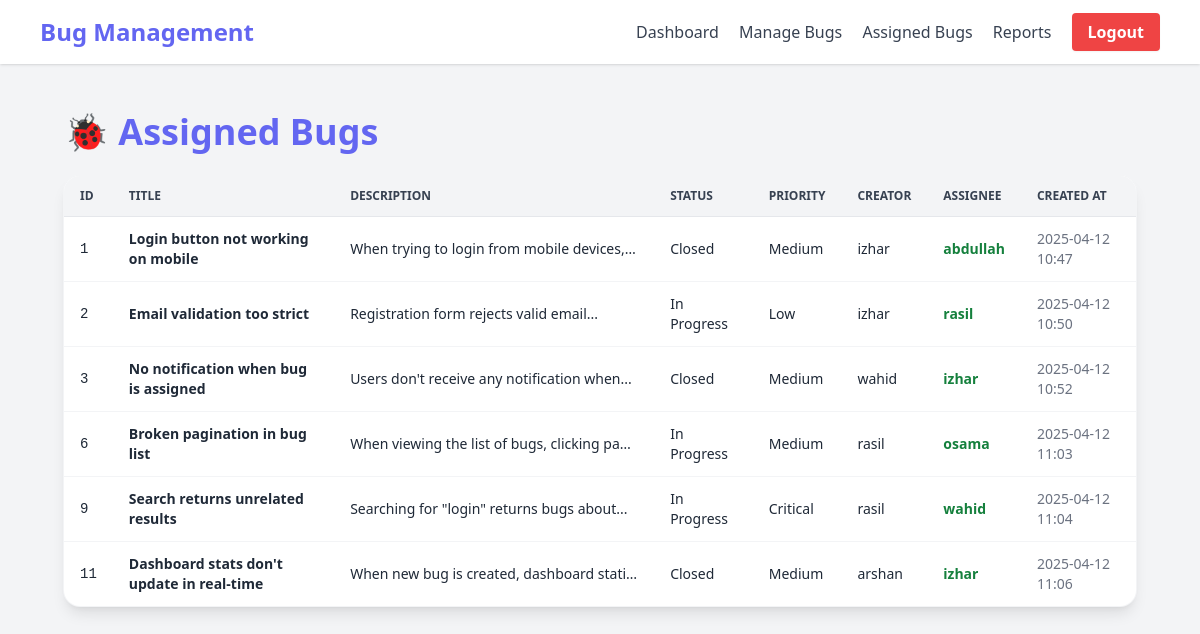
Page /admin/assigned_bugs (signed in) on the committed database.
### app.py (models this page shows, shortened)
class Bug(db.Model):
    id = db.Column(db.Integer, primary_key=True)
    title = db.Column(db.String(100), nullable=False)
    description = db.Column(db.Text, nullable=False)
    status = db.Column(db.String(20), default='Open')
    priority = db.Column(db.String(20), default='Medium')
    created_at = db.Column(db.DateTime, default=datetime.utcnow)
    updated_at = db.Column(db.DateTime, default=datetime.utcnow, onupdate=datetime.utcnow)
    creator_id = db.Column(db.Integer, db.ForeignKey('user.id'), nullable=False)
    assignee_id = db.Column(db.Integer, db.ForeignKey('user.id'))

class User(UserMixin, db.Model):
    id = db.Column(db.Integer, primary_key=True)
    username = db.Column(db.String(80), unique=True, nullable=False)
    email = db.Column(db.String(120), unique=True, nullable=False)
    password_hash = db.Column(db.String(128))
    is_admin = db.Column(db.Boolean, default=False)
    bugs_created = db.relationship('Bug', backref='creator', lazy=True, foreign_keys='Bug.creator_id')
    bugs_assigned = db.relationship('Bug', backref='assignee', lazy=True, foreign_keys='Bug.assignee_id')

### app.py (the view)
@app.route('/admin/assigned_bugs')
@login_required
def assigned_bugs():
    if not current_user.is_admin:
        return redirect(url_for('user_dashboard'))
    bugs = Bug.query.filter(Bug.assignee_id.isnot(None)).all()
    return render_template('admin/assigned_bugs.html', bugs=bugs)

### app.py (called while the page is built)
@login_manager.user_loader
def load_user(user_id):
    return User.query.get(int(user_id))

### templates/admin/assigned_bugs.html (shortened to what this page needs)
{% extends "base.html" %}
{% block content %}
<div class="p-6 animate-fade-in space-y-6">
    <h1 class="text-4xl font-extrabold text-primary">🐞 Assigned Bugs</h1>
    <div class="overflow-x-auto bg-white rounded-2xl shadow-lg ring-1 ring-gray-100">
        <table class="min-w-full divide-y divide-gray-200 text-sm text-left text-gray-800">
            <thead class="bg-gray-100 text-gray-700 uppercase text-xs">
                <tr>
                    <th class="px-4 py-3">ID</th>
                    <th class="px-4 py-3">Title</th>
                    <th class="px-4 py-3">Description</th>
                    <th class="px-4 py-3">Status</th>
                    <th class="px-4 py-3">Priority</th>
                    <th class="px-4 py-3">Creator</th>
                    <th class="px-4 py-3">Assignee</th>
                    <th class="px-4 py-3">Created At</th>
                </tr>
            </thead>
            <tbody class="divide-y divide-gray-100">
                {% for bug in bugs %}
                <tr class="hover:bg-gray-50 transition-all duration-200">
                    <td class="px-4 py-3 font-mono">{{ bug.id }}</td>
                    <td class="px-4 py-3 font-semibold">{{ bug.title }}</td>
                    <td class="px-4 py-3 truncate max-w-xs" title="{{ bug.description }}">
                        {{ bug.description|truncate(50) }}
                    </td>
                    <td class="px-4 py-3">
                        <span class="status-badge {{ bug.status|lower|replace(' ', '-') }}">
                            {{ bug.status }}
                        </span>
                    </td>
                    <td class="px-4 py-3">
                        <span class="priority-badge {{ bug.priority|lower }}">
                            {{ bug.priority }}
                        </span>
                    </td>
                    <td class="px-4 py-3">{{ bug.creator.username }}</td>
                    <td class="px-4 py-3 text-green-700 font-bold">{{ bug.assignee.username }}</td>
                    <td class="px-4 py-3 text-gray-500">{{ bug.created_at.strftime('%Y-%m-%d %H:%M') }}</td>
                </tr>
                {% endfor %}
            </tbody>
        </table>
    </div>
</div>
{% endblock %}

### templates/admin/assigned_bugs.html (style rules this page uses)
.animate-fade-in { animation: fade-in 0.4s ease-out; }
.status-badge { @apply inline-block text-xs font-medium px-2 py-1 rounded-full; }
.status-badge.in-progress { @apply bg-yellow-100 text-yellow-600; }
.status-badge.closed { @apply bg-green-100 text-green-600; }
.priority-badge { @apply inline-block text-xs font-medium px-2 py-1 rounded-full; }
.priority-badge.low { @apply bg-blue-100 text-blue-600; }
.priority-badge.medium { @apply bg-yellow-100 text-yellow-600; }

### rows in the picture
Bug: id "1", title "Login button not working on mobile", description "When trying to login from mobile devices,…", status "Closed", priority "Medium", creator.username "izhar", assignee.username "abdullah", created_at "2025-04-12 10:47"
Bug: id "2", title "Email validation too strict", description "Registration form rejects valid email...", status "In Progress", priority "Low", creator.username "izhar", assignee.username "rasil", created_at "2025-04-12 10:50"
Bug: id "3", title "No notification when bug is assigned", description "Users don't receive any notification when...", status "Closed", priority "Medium", creator.username "wahid", assignee.username "izhar", created_at "2025-04-12 10:52"
Bug: id "6", title "Broken pagination in bug list", description "When viewing the list of bugs, clicking pa…", status "In Progress", priority "Medium", creator.username "rasil", assignee.username "osama", created_at "2025-04-12 11:03"
Bug: id "9", title "Search returns unrelated results", description "Searching for \"login\" returns bugs about...", status "In Progress", priority "Critical", creator.username "rasil", assignee.username "wahid", created_at "2025-04-12 11:04"
Bug: id "11", title "Dashboard stats don't update in real-time", description "When new bug is created, dashboard stati…", status "Closed", priority "Medium", creator.username "arshan", assignee.username "izhar", created_at "2025-04-12 11:06"
